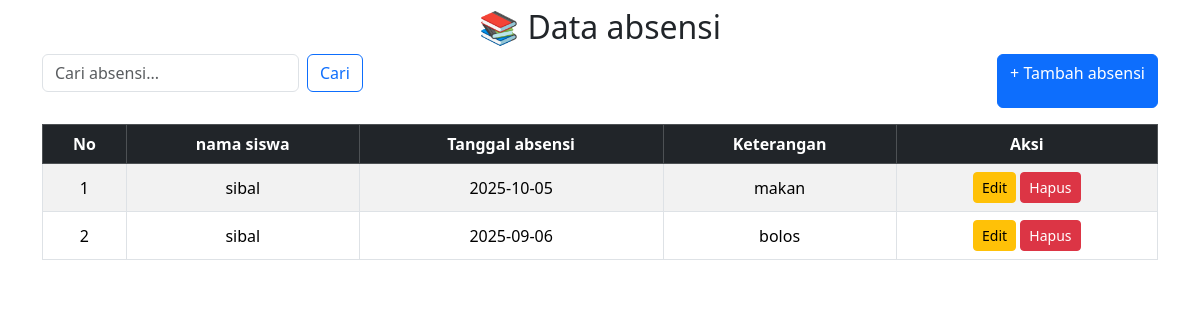
Page /absensi.php on the committed database.
### tables this page shows
CREATE TABLE `absensi` (
  `id_absensi` int NOT NULL,
  `id_siswa` int NOT NULL,
  `tgl_absensi` date NOT NULL,
  `keterangan` varchar(10) NOT NULL
);

CREATE TABLE `siswa` (
  `id_siswa` int NOT NULL,
  `nama_siswa` varchar(100) NOT NULL,
  `no_absen` int NOT NULL,
  `tgl_lahir` date NOT NULL,
  `alamat` text NOT NULL,
  `telp` varchar(15) NOT NULL,
  `nis` int NOT NULL,
  `nisn` varchar(15) NOT NULL,
  `id_kelas` int NOT NULL
);

### absensi.php (the view, shortened to what this page needs)
<?php
include "../koneksi.php";
$cari = "";
if (isset($_GET['cari']) && $_GET['cari'] != "") {
    $cari = $_GET['cari'];
    $result = mysqli_query($koneksi, "SELECT * FROM absensi,siswa
                                      WHERE  absensi.id_siswa = siswa.id_siswa
                                      and nama_siswa LIKE '%$cari%'
                                      ORDER BY id_absensi DESC");
} else {
    $result = mysqli_query($koneksi, "SELECT * FROM absensi,siswa
     WHERE absensi.id_siswa = siswa.id_siswa
     ORDER BY id_absensi DESC");
}
?>
<link href="https://cdn.jsdelivr.net/npm/bootstrap@5.3.3/dist/css/bootstrap.min.css" rel="stylesheet">
<div class="container mt-2">
    <h2 class="mb-2 text-center">📚 Data absensi</h2>
    <div class="d-flex justify-content-between mb-3">
        <form class="d-flex" method="get" action="">
            <input class="form-control me-2" type="search" name="cari" placeholder="Cari absensi..." value="<?= htmlspecialchars($cari) ?>">
            <button class="btn btn-outline-primary" type="submit">Cari</button>
        </form>
        <a href="absensi_tambah.php" class="btn btn-primary">+ Tambah absensi</a>
    </div>
    <div class="table-responsive">
        <table class="table table-bordered table-striped table-hover align-middle text-center">
            <thead class="table-dark">
                <tr>
                    <th>No</th>
                    <th>nama siswa</th>
                    <th>Tanggal absensi</th>
                    <th>Keterangan</th>
                    <th>Aksi</th>
                </tr>
            </thead>
            <tbody>
            <?php
            $no = 1;
            if (mysqli_num_rows($result) > 0) {
                while ($row = mysqli_fetch_assoc($result)) { ?>
                    <tr>
                        <td><?= $no++ ?></td>
                        <td><?= $row['nama_siswa'] ?></td>
                        <td><?= $row['tgl_absensi'] ?></td>
                        <td><?= $row['keterangan'] ?></td>
                        <td>
                            <a href="absensi_edit.php?id=<?= $row['id_absensi'] ?>" class="btn btn-sm btn-warning">Edit</a>
                            <a href="absensi_hapus.php?id=<?= $row['id_absensi'] ?>"
                               class="btn btn-sm btn-danger"
                               onclick="return confirm('Yakin ingin menghapus absensi ini?')">Hapus</a>
                        </td>
                    </tr>
            <?php }
            } else { ?>
                <tr>
                    <td colspan="5" class="text-center text-muted">⚠️ Data tidak ditemukan</td>
                </tr>
            <?php } ?>
            </tbody>
        </table>
    </div>
</div>

### rows in the picture
absensi: id_siswa.nama_siswa "sibal", tgl_absensi "2025-10-05", keterangan "makan"
absensi: id_siswa.nama_siswa "sibal", tgl_absensi "2025-09-06", keterangan "bolos"
